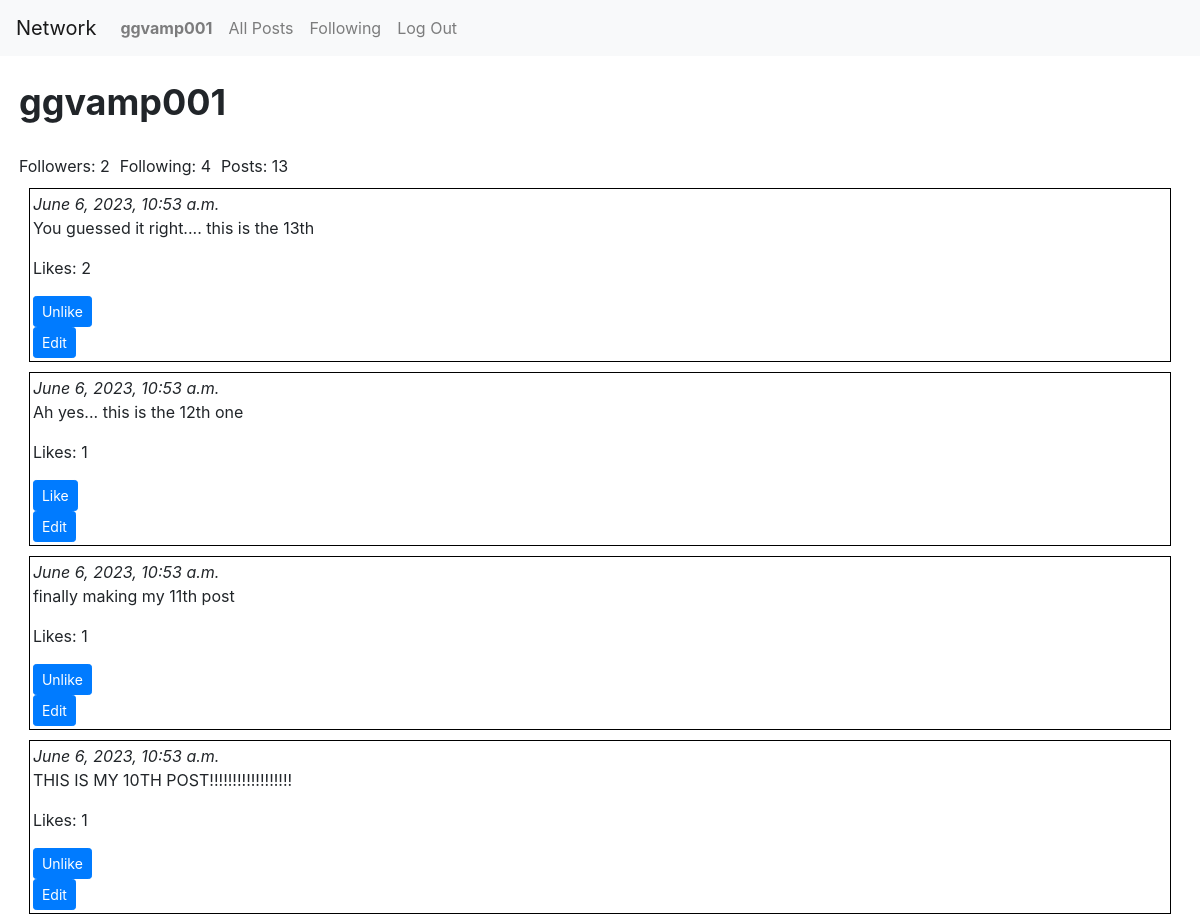
Before: /user/ggvamp001 (signed in, upper part) with the older database file.
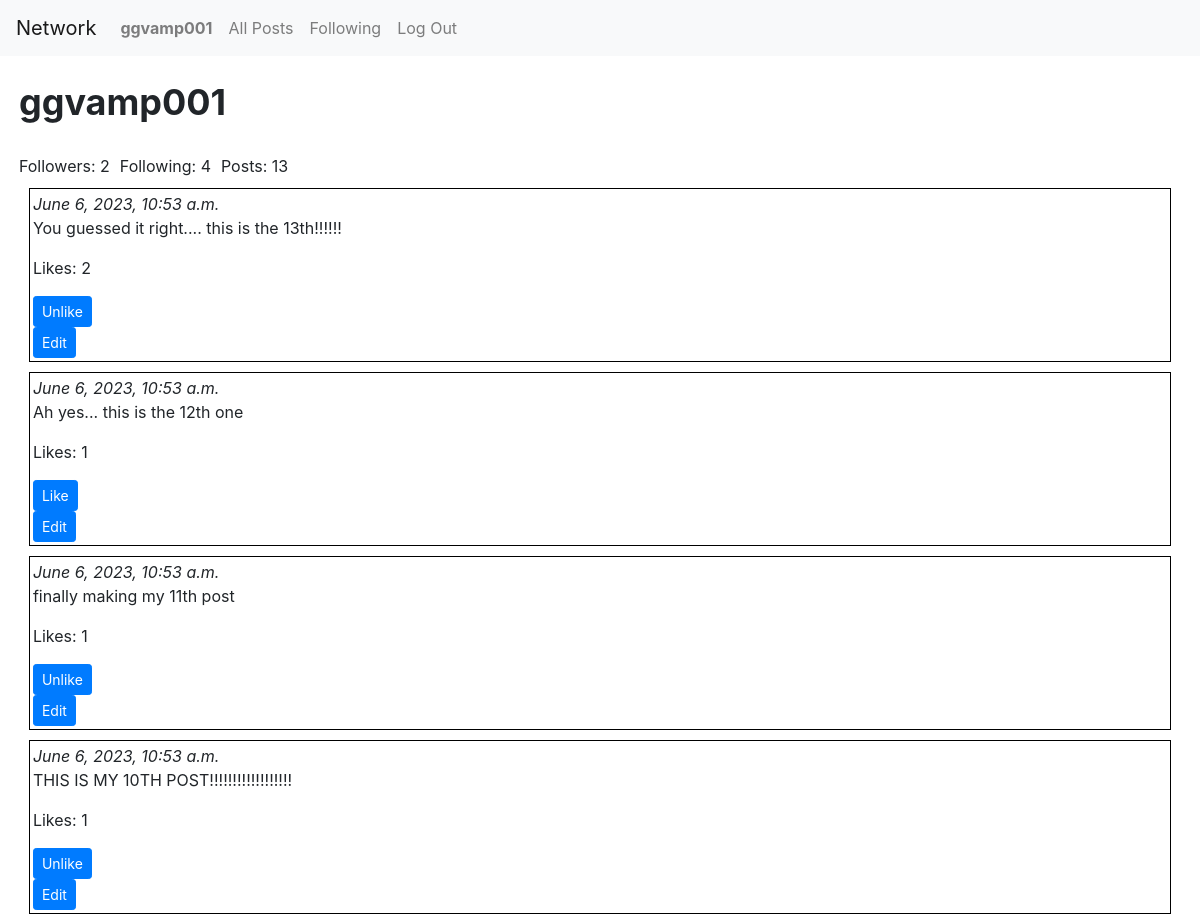
After: the same page with the newer database file.
### network/models.py (models this page shows, shortened)
class Posts(models.Model):
    poster = models.ForeignKey(User, on_delete=models.CASCADE, related_name="posts")
    content = models.TextField(max_length=256)
    time = models.DateTimeField(default=datetime.now())

### network/views.py (the view)
# urls.py: path("user/<str:username>", views.userpage, name="userpage"),
def userpage(request, username):
    user = User.objects.get(username=username)
    allposts = list(Posts.objects.filter(poster=user).values())
    postcount = len(allposts)
    for post in allposts:
        post["likecount"] = len(Like.objects.filter(post_id=post["id"]))
        liked = Like.objects.filter(
            user=request.user, post=Posts.objects.get(id=post["id"])
        )
        if len(liked) == 0:
            post["liked"] = False
        else:
            post["liked"] = True
    allposts.reverse()
    follower = len(user.followers.all())
    following = len(user.following.all())
    try:
        Follower.objects.get(
            follower=User.objects.get(username=request.user.username),
            following=User.objects.get(username=username),
        )
        follow_status = True
    except:
        follow_status = False
    paginator = Paginator(allposts, 10)
    page_no = request.GET.get("page")
    if page_no is None or int(page_no) < 0 or int(page_no) > paginator.num_pages:
        page_no = 1
    page_obj = list(paginator.get_page(page_no))
    return render(
        request,
        "network/userpage.html",
        {
            "username": username,
            "posts": page_obj,
            "pagecount": paginator.num_pages,
            "page": page_no,
            "postcount": postcount,
            "followers": follower,
            "following": following,
            "follow_status": follow_status,
        },
    )

### network/templates/network/userpage.html (shortened to what this page needs)
{% extends "network/layout.html" %}
{% load static %}
{% block body %}
    <div id="UserBody">
        <div id="username">
            {{username}}
        </div>
        <div id="belowFollowButton">
            <div>Followers: {{followers}}</div> <div>Following: {{following}}</div> <div>Posts: {{postcount}}</div>
        </div>
        <div>
            {% for post in posts %}
            <div class="post">
                <i>{{post.time}}</i>
                <div id="toHide{{post.id}}">
                <p id="toupdate{{post.id}}">{{post.content}} </p>
                <p id="post{{post.id}}">Likes: {{post.likecount}}</p>
                {% if user.is_authenticated %}
                <form id="{{post.id}}form" onsubmit="LikePost({{post.id}}); return false">
                    <button class="btn btn-primary btn-sm" id="button{{post.id}}" type="submit">
                        {% if post.liked %}
                            Unlike
                        {% else %}
                            Like
                        {% endif %}
                    </button>
                </form>
                </div>
                {% if user.id == post.poster_id %}
                    <button class="btn btn-primary btn-sm" id="editButton{{post.id}}" onclick="editpost({{post.id}})">Edit</button>
                {% endif %}
                {% endif %}
            </div>
            {% endfor %}
        </div>
    </div>
{% endblock %}

Changed rows visible on the page:
changed Posts: content "You guessed it right.... this is the 13th" → "You guessed it right.... this is the 13th!!!!!!"
